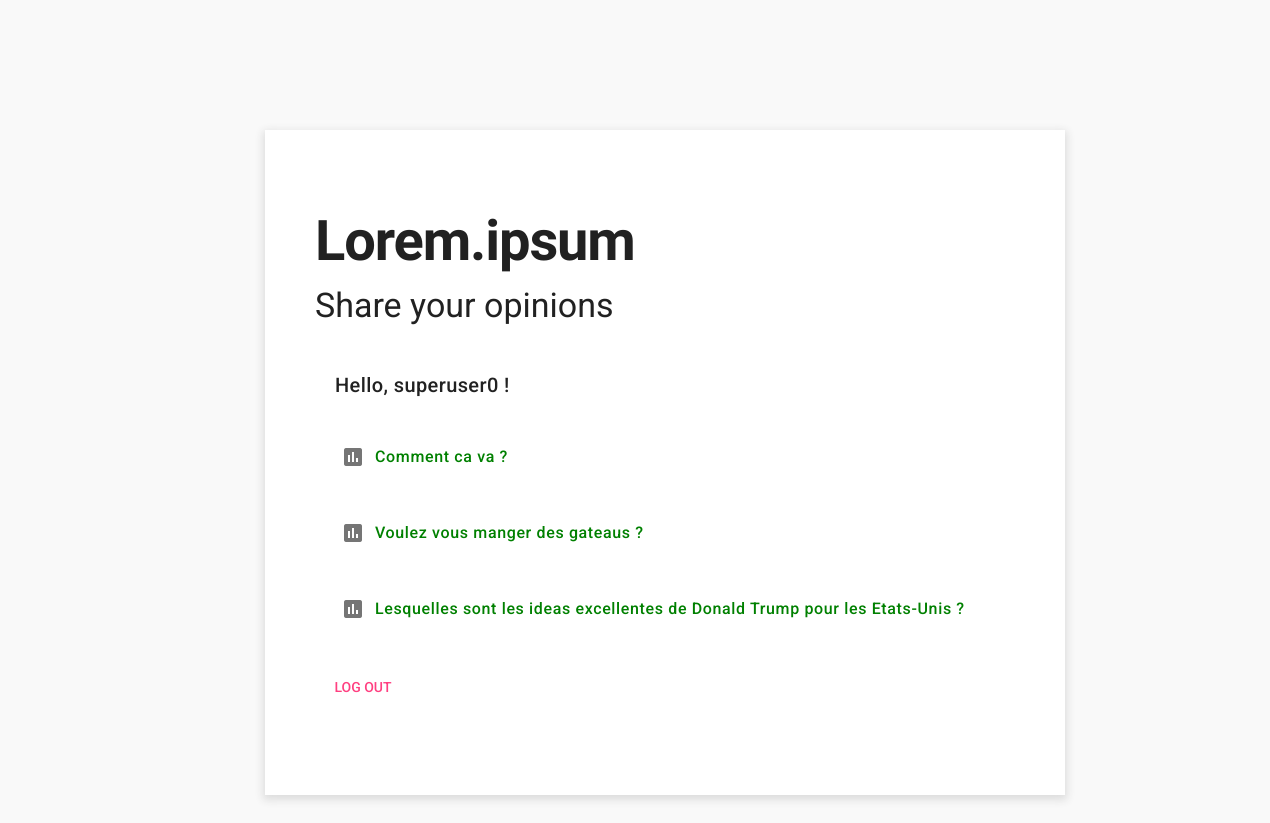
The app's page /polls/ (signed in), older data.
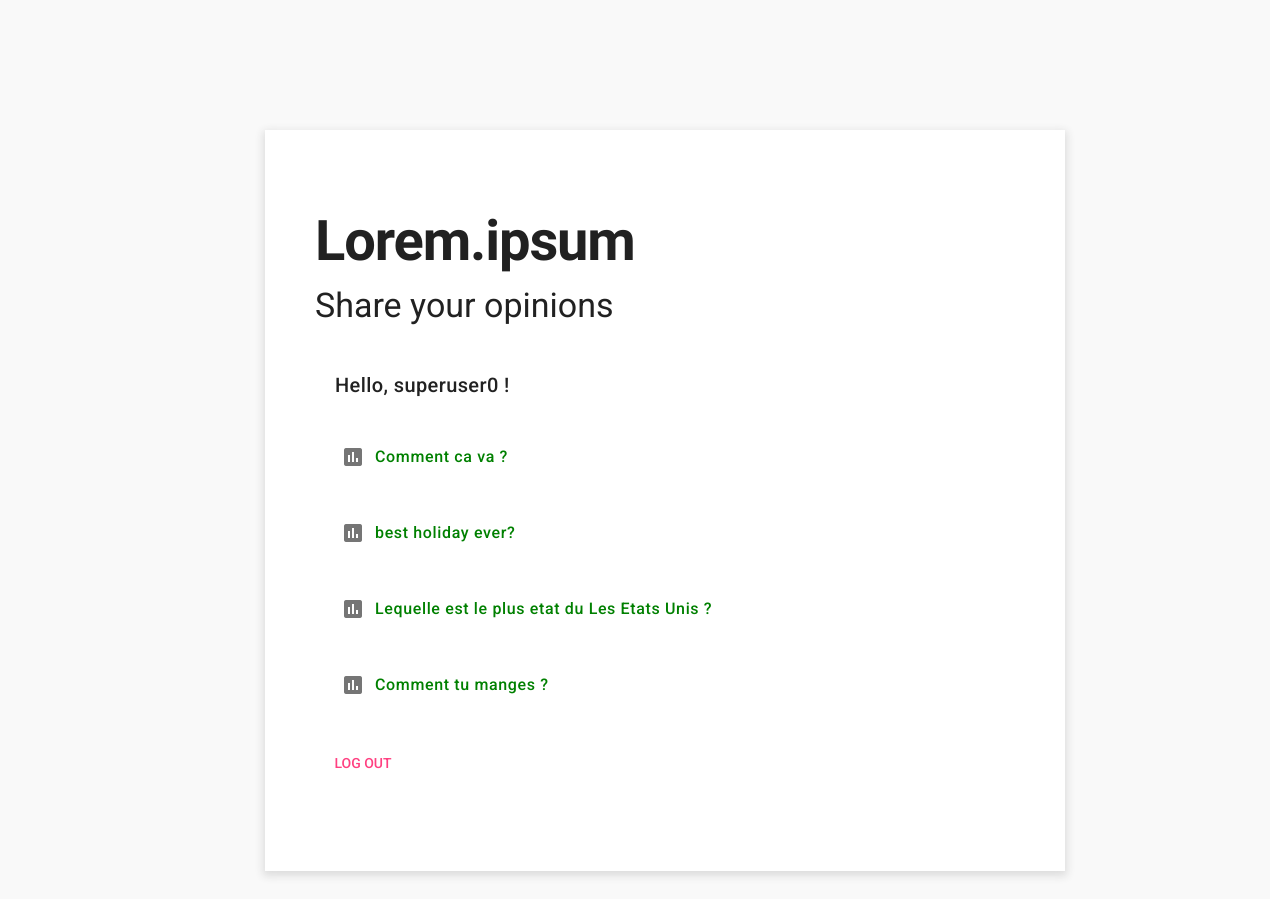
The same page, newer data.
### polls/models.py (models this page shows, shortened)
class Question(models.Model):
    question_text = models.CharField(max_length=200)
    pub_date = models.DateTimeField('date published')

### polls/views.py (the view)
# urls.py: path('', views.IndexView.as_view(), name='index'),
class IndexView(LoginRequiredMixin, generic.ListView):
    login_url = '../accounts/login/'
    redirect_field_name = 'redirect_to'
    template_name = 'polls/index.html'
    context_object_name = 'latest_question_list'
    def get_queryset(self):
        return Question.objects.filter(pub_date__lte=timezone.now())

### polls/templates/polls/index.html (shortened to what this page needs)
<head>
  {% load static %}
  <link rel="stylesheet" type="text/css" href="{% static 'polls/mdl1.3.0/material.min.css' %}" />
  <link rel="stylesheet" type="text/css" href="{% static 'polls/style.css' %}"/>
  <link rel="stylesheet" type="text/css" href="{% static 'sesshandlr/styles.css' %}"/>
</head>
<body class="sess-body">
  <div class="site-container">
    <h1 class='logo'> Lorem.ipsum </h1>
    <h3 class='subtitle'> Share your opinions </h3>
    <br/>
    {% if user.is_authenticated %}
      <h5 style='margin-left: 20px;'> Hello, {{ user.get_username }} !</h5>
    {% else %}
      <a href="{% url 'login'%}?next={{request.path}}">Login</a>
    {% endif %}
    {% if latest_question_list %}
        <ul class='mdl-list'>
            {% for question in latest_question_list %}
                <li class='mdl-list__item'>
                    <i class="material-icons mdl-list__item-icon listicon">poll</i>
                    <a href="{% url 'polls:detail' question.id %}">{{ question.question_text }}</a>
                </li>
            {% endfor %}
        </ul>
    {% else %}
        <p>No polls available.</p>
    {% endif %}
    {% if user.is_authenticated %}
      <a class="mdl-button mdl-js-button mdl-button--accent" href="{% url 'logout'%}">Log Out</a>
    {% endif %}
  </div>
</body>

### polls/static/polls/style.css (style rules this page uses)
li a { color: green; text-decoration: none; }
h1, h2, h3 { color: navyblue; font-family: 'Roboto', 'Helvetica', 'Arial', sans-serif; }
p, a, h4, h5, h6 { font-family: 'Roboto', 'Helvetica', 'Arial', sans-serif; }
.logo { font-weight: 700; font-family: 'Krona One', 'Helvetica', 'Arial', sans-serif; }
.listicon { margin: 10px; }

### sesshandl/static/sesshandlr/styles.css (style rules this page uses)
.sess-body { background-color: #f9f9f9; }
.subtitle { line-height: 0.1em; }
.site-container { margin: auto; margin-top: 100px; max-width: 700px; padding: 50px; padding-bottom: 90px; box-shadow: 0px 3px 8px 2px #dddddd; background-color: #ffffff; }

Row changes from the older to the newer data that the page shows:
removed Question: question_text "Voulez vous manger des gateaus ?"
removed Question: question_text "Lesquelles sont les ideas excellentes de Donald Trump pour les Etats-Unis ?"
added Question: question_text "best holiday ever?"
added Question: question_text "Lequelle est le plus etat du Les Etats Unis ?"
added Question: question_text "Comment tu manges ?"
